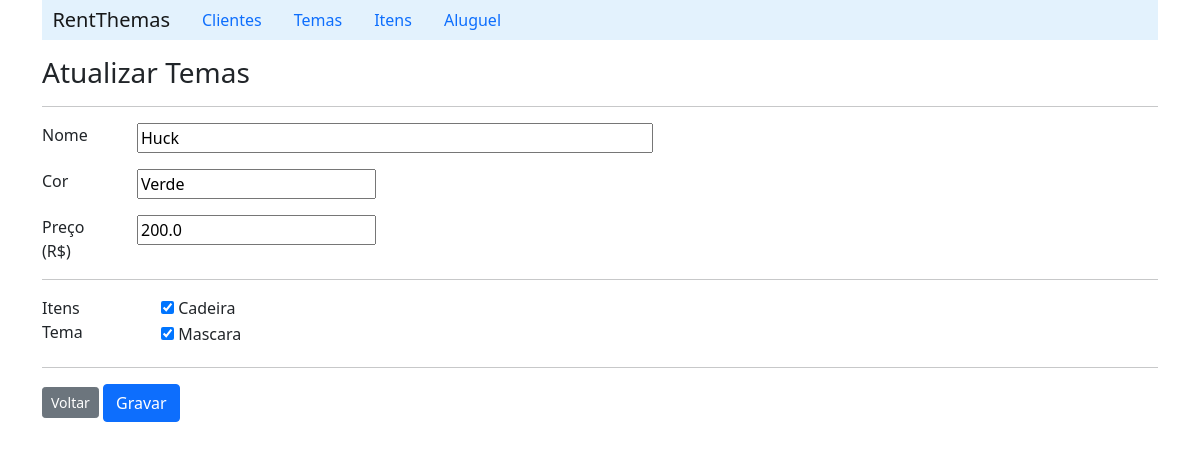
The app's page /detailTheme/2 with its own data.
### rent/models.py (models this page shows, shortened)
class Theme(models.Model):
    name = models.CharField(max_length=20, blank=False)
    color = models.CharField(max_length=10)
    price = models.FloatField()
    itens =  models.ManyToManyField('Item', related_name='themes')

class Item(models.Model):
    name = models.CharField(max_length=30, blank=False)
    description = models.CharField(max_length=200)

### rent/views.py (the view)
# urls.py: path('detailTheme/<int:id>', ThemeViews.detailTheme),
    def detailTheme(request, id):
        theme = Theme.objects.get(pk=id)
        return render(request, 'theme/formEditTheme.html', {'theme': theme} )

### rent/templates/theme/formEditTheme.html (shortened to what this page needs)
{% extends "index.html" %}
{% block content %}
    <h3>Atualizar Temas</h3>
    <hr>
        <form action="/updateTheme/{{theme.id}}" method="post">
            <div class="row mb-3">
                <label class="col-sm-1" for="">Nome</label>
                <div class="col-sm-11">
                    <input type="text" size="50" name="name" value="{{theme.name}}">
                </div>
            </div>
           <div class="row mb-3">
                    <label class="col-sm-1" for="">Cor</label>
                    <div class="col-sm-11">
                        <input type="text" size="20" name="color" value="{{theme.color}}">
                    </div>
           </div>
            <div class="row mb-3">
                <label class="col-sm-1" for="">Preço (R$)</label>
                <div class="col-sm-11">
                    <input type="text" size="20" name="price" value="{{theme.price}}">
                </div>
            </div>
            <hr>
            <fieldset class="row mb-3">
                <legend class="col-form-label col-sm-1 pt-0">Itens Tema</legend>
                <div class="col-sm-11">
                    {% for item in theme.itens.all %}
                        {% if item%}
                            <div class="form-check">
                                <input type="checkbox" name="item" value="{{item.id}}" id="" checked>
                                <label for="item_name">{{item.name}}</label>
                            </div>
                        {% endif%}
                    {% endfor %}
                </div>
            </fieldset>
            <hr>
        <a class="btn btn-secondary btn-sm" href="/listTheme">Voltar</a>
        <input class="btn btn-primary" type="submit" value="Gravar">
        </form>
{% endblock %}

### records on screen
Theme: name "Huck", color "Verde", price "200.0"
Item: name "Cadeira"
Item: name "Mascara"
